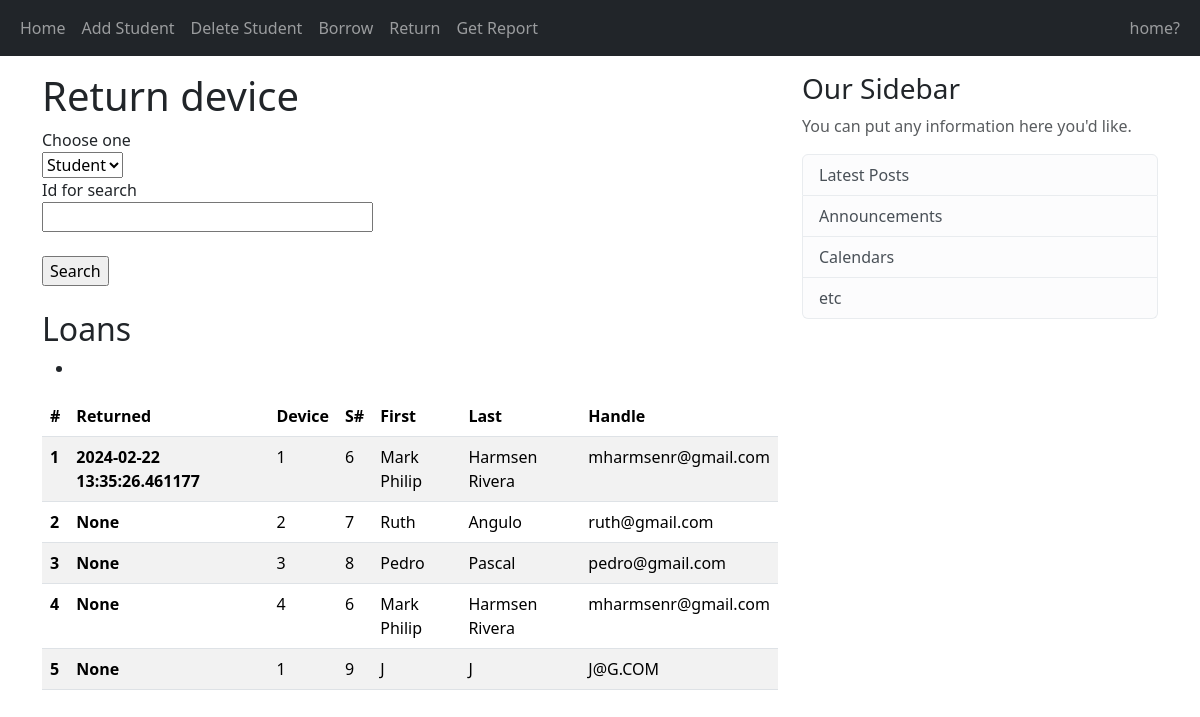
The page /get_report on the database as committed earlier.
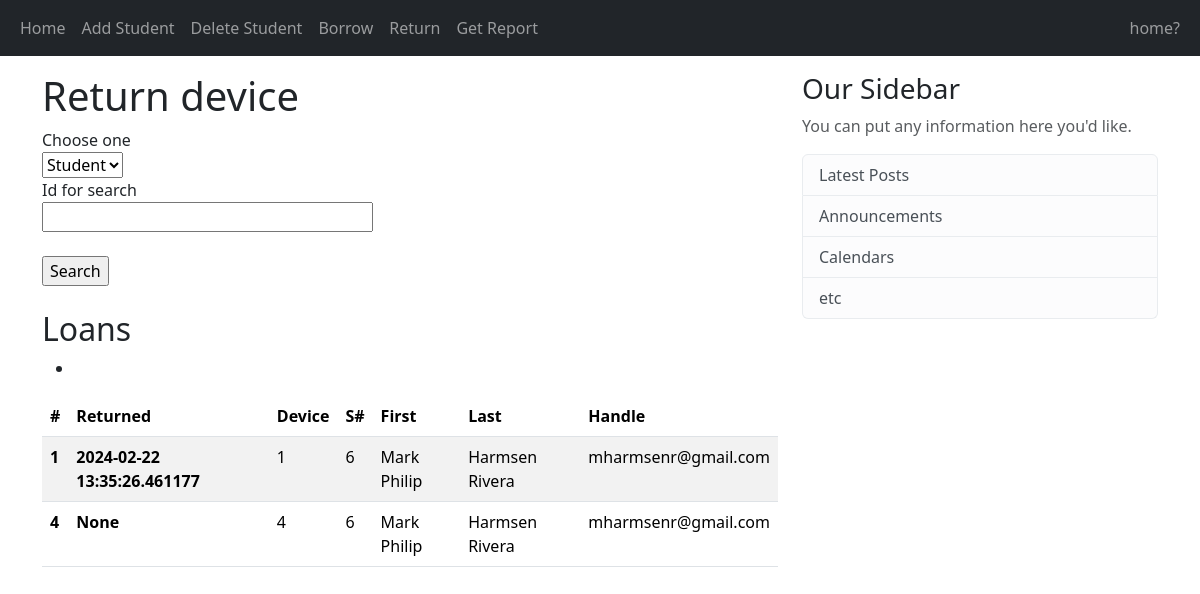
The same page on the database as committed later.
### app/models.py (models this page shows, shortened)
class Loan(db.Model):
    __tablename__ = 'loans'
    loan_id = db.Column(db.Integer, primary_key=True)
    student_id = db.Column(db.Integer, db.ForeignKey('students.student_id'), nullable=False)
    device_id = db.Column(db.Integer, nullable=False)
    borrow_datetime = db.Column(db.DateTime, nullable=False)
    return_datetime = db.Column(db.DateTime, nullable=True)

class Student(db.Model):
    __tablename__ = 'students'
    student_id = db.Column(db.Integer, primary_key=True)
    firstname = db.Column(db.String(32))
    lastname = db.Column(db.String(32), nullable=False, index=True)
    email = db.Column(db.String(64), nullable=False, unique=True, index=True)
    loans = db.relationship('Loan', backref='student', lazy='dynamic', cascade='all, delete')
    loans = db.relationship('Loan', backref='student', lazy='dynamic')

### app/views.py (the view, shortened to what this page needs)
@app.route('/get_report', methods=['GET', 'POST'])
def get_report():
    form = GetReportForm()
    student = None
    loans = Loan.query.all()
    return render_template('get_report.html', title='Query Database', form=form, student=student, loans=loans)

### app/forms.py
class GetReportForm(FlaskForm):
    object_id = StringField('Id for search', validators=[DataRequired()])
    object_classes = [
        ('student', 'Student'),
        ('device', 'Device')
    ]
    object_class = SelectField('Choose one', choices=object_classes)
    submit = SubmitField('Search')

### app/templates/get_report.html (shortened to what this page needs)
{% extends "base.html" %}
{% block content %}
    <h1>Return device</h1>
    <form method="POST" action="" novalidate>
        <div>
            {{ form.object_class.label }}<br/>{{ form.object_class }}<br/>
        </div>
        <div>
            {{ form.object_id.label }}<br/>{{ form.object_id(size=30) }}<br/>
        </div>
        <br>
        <div>{{ form.submit() }}</div>
    </form>
    <br>
    <h2>Loans {% if student %} of {{ student.lastname }} {% endif %}</h2>
    <ul>
            <li></li>
    </ul>
    <table class="table table-striped">
        <thead>
            <tr>
                <th scope="col">#</th>
                <th scope="col">Returned</th>
                <th scope="col">Device</th>
                <th scope="col">S#</th>
                <th scope="col">First</th>
                <th scope="col">Last</th>
                <th scope="col">Handle</th>
            </tr>
        </thead>
        <tbody>
            {% for loan in loans %}
                <tr>
                    <th scope="row">{{ loan.loan_id }}</th>
                    <th>{{ loan.return_datetime }}</th>
                    <td>{{ loan.device_id }}</td>
                    <td>{{ loan.student.student_id }}</td>
                    <td>{{ loan.student.firstname }}</td>
                    <td>{{ loan.student.lastname }}</td>
                    <td>{{ loan.student.email }}</td>
                </tr>
            {% endfor %}
        </tbody>
    </table>
{% endblock content %}

### app/templates/base.html (shortened to what this page needs)
<!DOCTYPE html>
<html lang="en">
<head>
    <link href="https://cdn.jsdelivr.net/npm/bootstrap@5.3.2/dist/css/bootstrap.min.css" rel="stylesheet">
    <link rel="stylesheet" href="{{ url_for('static', filename='main.css') }}">
</head>
<body>
    <header class="site-header">
        <nav class="navbar navbar-expand-sm navbar-dark bg-dark">
            <div class="container-fluid">
                <div class="collapse navbar-collapse" id="navbarToggle">
                    <div class="navbar-nav me-auto">
                        <a class="nav-item nav-link" href="{{ url_for('home') }}">Home</a>
                        <a class="nav-item nav-link" href="{{ url_for('register') }}">Add Student</a>
                        <a class="nav-item nav-link" href="{{ url_for('delete_student') }}">Delete Student</a>
                        <a class="nav-item nav-link" href="{{ url_for('borrow') }}">Borrow</a>
                        <a class="nav-item nav-link" href="{{ url_for('return_device') }}">Return</a>
                        <a class="nav-item nav-link" href="{{ url_for('get_report') }}">Get Report</a>
                    </div>
                    <div class="navbar-nav">
                        <a class="nav-item nav-link" href="{{ url_for('home') }}">home?</a>
                    </div>
                </div>
            </div>
        </nav>
    </header>
    <main role="main" class="container mt-3">
        <div class="row">
            <div class="col-sm-8">
                {% block content %}{% endblock %}
            </div>
            <div class="col-sm-4">
                <div class="content-section">
                    <h3>Our Sidebar</h3>
                    <p class='text-muted'>You can put any information here you'd like.</p>
                    <ul class="list-group">
                        <li class="list-group-item list-group-item-light">Latest Posts</li>
                        <li class="list-group-item list-group-item-light">Announcements</li>
                        <li class="list-group-item list-group-item-light">Calendars</li>
                        <li class="list-group-item list-group-item-light">etc</li>
                    </ul>
                </div>
            </div>
        </div>
    </main>
</body>
</html>

Rows that differ between the two databases and show on the page:
removed Loan: loan_id "2", return_datetime "None", device_id "2", student.student_id "7", student.firstname "Ruth", student.lastname "Angulo", student.email "ruth@gmail.com"
removed Loan: loan_id "3", return_datetime "None", device_id "3", student.student_id "8", student.firstname "Pedro", student.lastname "Pascal", student.email "pedro@gmail.com"
removed Loan: loan_id "5", return_datetime "None", device_id "1", student.student_id "9", student.firstname "J", student.lastname "J", student.email "J@G.COM"
